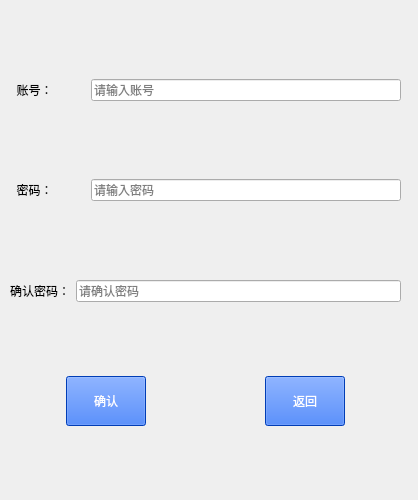
<?xml version="1.0" encoding="UTF-8"?>
<ui version="4.0">
 <class>zhucejiemian</class>
 <widget class="QWidget" name="zhucejiemian">
  <property name="geometry">
   <rect>
    <x>0</x>
    <y>0</y>
    <width>418</width>
    <height>500</height>
   </rect>
  </property>
  <property name="windowTitle">
   <string>用户注册界面</string>
  </property>
  <widget class="QWidget" name="verticalLayoutWidget">
   <property name="geometry">
    <rect>
     <x>10</x>
     <y>10</y>
     <width>391</width>
     <height>481</height>
    </rect>
   </property>
   <layout class="QVBoxLayout" name="verticalLayout">
    <item>
     <spacer name="verticalSpacer">
      <property name="orientation">
       <enum>Qt::Vertical</enum>
      </property>
      <property name="sizeHint" stdset="0">
       <size>
        <width>20</width>
        <height>40</height>
       </size>
      </property>
     </spacer>
    </item>
    <item>
     <layout class="QHBoxLayout" name="horizontalLayout">
      <item>
       <widget class="QLabel" name="label">
        <property name="minimumSize">
         <size>
          <width>75</width>
          <height>30</height>
         </size>
        </property>
        <property name="styleSheet">
         <string notr="true">color: rgb(255, 255, 255);
color: rgb(0, 0, 0);</string>
        </property>
        <property name="text">
         <string>  账号：</string>
        </property>
       </widget>
      </item>
      <item>
       <widget class="QLineEdit" name="account">
        <property name="placeholderText">
         <string>请输入账号</string>
        </property>
       </widget>
      </item>
     </layout>
    </item>
    <item>
     <spacer name="verticalSpacer_4">
      <property name="orientation">
       <enum>Qt::Vertical</enum>
      </property>
      <property name="sizeHint" stdset="0">
       <size>
        <width>20</width>
        <height>40</height>
       </size>
      </property>
     </spacer>
    </item>
    <item>
     <layout class="QHBoxLayout" name="horizontalLayout_2">
      <item>
       <widget class="QLabel" name="label_2">
        <property name="minimumSize">
         <size>
          <width>75</width>
          <height>30</height>
         </size>
        </property>
        <property name="styleSheet">
         <string notr="true">color: rgb(255, 255, 255);
color: rgb(0, 0, 0);</string>
        </property>
        <property name="text">
         <string>  密码：</string>
        </property>
       </widget>
      </item>
      <item>
       <widget class="QLineEdit" name="password">
        <property name="placeholderText">
         <string>请输入密码</string>
        </property>
       </widget>
      </item>
     </layout>
    </item>
    <item>
     <spacer name="verticalSpacer_2">
      <property name="orientation">
       <enum>Qt::Vertical</enum>
      </property>
      <property name="sizeHint" stdset="0">
       <size>
        <width>20</width>
        <height>40</height>
       </size>
      </property>
     </spacer>
    </item>
    <item>
     <layout class="QHBoxLayout" name="horizontalLayout_3">
      <item>
       <widget class="QLabel" name="label_3">
        <property name="minimumSize">
         <size>
          <width>0</width>
          <height>30</height>
         </size>
        </property>
        <property name="styleSheet">
         <string notr="true">color: rgb(255, 255, 255);
color: rgb(0, 0, 0);</string>
        </property>
        <property name="text">
         <string>确认密码：</string>
        </property>
       </widget>
      </item>
      <item>
       <widget class="QLineEdit" name="password_2">
        <property name="placeholderText">
         <string>请确认密码</string>
        </property>
       </widget>
      </item>
     </layout>
    </item>
    <item>
     <spacer name="verticalSpacer_5">
      <property name="orientation">
       <enum>Qt::Vertical</enum>
      </property>
      <property name="sizeHint" stdset="0">
       <size>
        <width>20</width>
        <height>40</height>
       </size>
      </property>
     </spacer>
    </item>
    <item>
     <layout class="QHBoxLayout" name="horizontalLayout_4">
      <item>
       <spacer name="horizontalSpacer_3">
        <property name="orientation">
         <enum>Qt::Horizontal</enum>
        </property>
        <property name="sizeHint" stdset="0">
         <size>
          <width>40</width>
          <height>20</height>
         </size>
        </property>
       </spacer>
      </item>
      <item>
       <widget class="QPushButton" name="yes">
        <property name="minimumSize">
         <size>
          <width>0</width>
          <height>50</height>
         </size>
        </property>
        <property name="styleSheet">
         <string notr="true">background-color: rgb(0, 85, 255);
color: rgb(255, 255, 255);</string>
        </property>
        <property name="text">
         <string>确认</string>
        </property>
       </widget>
      </item>
      <item>
       <spacer name="horizontalSpacer_2">
        <property name="orientation">
         <enum>Qt::Horizontal</enum>
        </property>
        <property name="sizeHint" stdset="0">
         <size>
          <width>40</width>
          <height>20</height>
         </size>
        </property>
       </spacer>
      </item>
      <item>
       <spacer name="horizontalSpacer">
        <property name="orientation">
         <enum>Qt::Horizontal</enum>
        </property>
        <property name="sizeHint" stdset="0">
         <size>
          <width>40</width>
          <height>20</height>
         </size>
        </property>
       </spacer>
      </item>
      <item>
       <widget class="QPushButton" name="return_2">
        <property name="minimumSize">
         <size>
          <width>0</width>
          <height>50</height>
         </size>
        </property>
        <property name="styleSheet">
         <string notr="true">color: rgb(255, 255, 255);
background-color: rgb(0, 85, 255);</string>
        </property>
        <property name="text">
         <string>返回</string>
        </property>
       </widget>
      </item>
      <item>
       <spacer name="horizontalSpacer_4">
        <property name="orientation">
         <enum>Qt::Horizontal</enum>
        </property>
        <property name="sizeHint" stdset="0">
         <size>
          <width>40</width>
          <height>20</height>
         </size>
        </property>
       </spacer>
      </item>
     </layout>
    </item>
    <item>
     <spacer name="verticalSpacer_3">
      <property name="orientation">
       <enum>Qt::Vertical</enum>
      </property>
      <property name="sizeHint" stdset="0">
       <size>
        <width>20</width>
        <height>40</height>
       </size>
      </property>
     </spacer>
    </item>
   </layout>
  </widget>
 </widget>
 <resources/>
 <connections/>
</ui>
